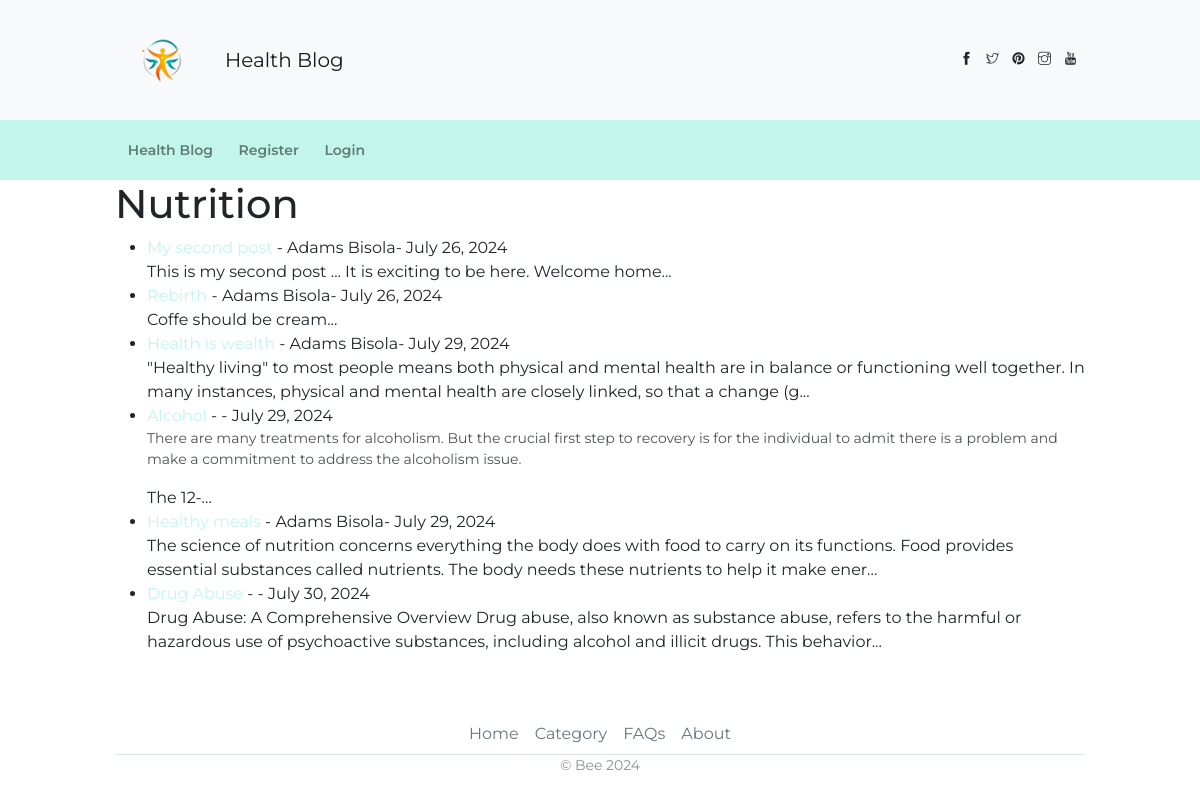
The page /category/Nutrition/ on the database its author committed.
### blog/models.py (models this page shows, shortened)
class Post(models.Model):
    title = models.CharField(max_length=100)
    title_tag = models.CharField(max_length=100)
    author = models.ForeignKey(User, on_delete=models.CASCADE)
    body = models.TextField()
    date_created = models.DateField(auto_now_add=True)
    category = models.CharField(max_length=100, default= 'Nutrition')
    likes = models.ManyToManyField(User, related_name='blog_posts')

### blog/views.py (the view)
# urls.py: path('category/<str:cats>/', CategoryView, name='category'),
def CategoryView(request, cats):
    category_posts = Post.objects.filter(category=cats)
    return render(request, 'blog/categories.html', {'cats': cats.title(), 'category_posts': category_posts })

### templates/blog/categories.html (shortened to what this page needs)
{% extends 'base.html' %}
{% block content %}
<div class="container">
    <div class="page-container">
        <div class="page-content">
{% if category_posts %}
    <h1>{{ cats }}</h1>
    <ul>
        {% for post  in category_posts %}
            <li><a href="{% url 'article-detail' post.pk %}">
            {{post.title }}</a>
            - {{ post.author.first_name }}
            {{post.author.last_name }}-
            {{ post.date_created }} <br/>
            {{ post.body|slice:":200"|safe }}...</li>
        {% endfor %}
        </ul>
{% else %}
Sorry this page doesn't exist!
{% endif %}
{% endblock %}

### rows shown on the page
Post: title "My second post", author.first_name "Adams", author.last_name "Bisola", date_created "July 26, 2024", body "This is my second post ... It is exciting to be here. Welcome home"
Post: title "Rebirth", author.first_name "Adams", author.last_name "Bisola", date_created "July 26, 2024", body "Coffe should be cream"
Post: title "Health is wealth", author.first_name "Adams", author.last_name "Bisola", date_created "July 29, 2024", body "\"Healthy living\" to most people means both physical and mental health are in balance or functioning well together. In many instances, physical and mental health are closely linked, so that a change (g"
Post: title "Alcohol", date_created "July 29, 2024", body "There are many treatments for alcoholism. But the crucial first step to recovery is for the individual to admit there is a problem and make a commitment to address the alcoholism issue. The 12-"
Post: title "Healthy meals", author.first_name "Adams", author.last_name "Bisola", date_created "July 29, 2024", body "The science of nutrition concerns everything the body does with food to carry on its functions. Food provides essential substances called nutrients. The body needs these nutrients to help it make ener"
Post: title "Drug Abuse", date_created "July 30, 2024", body "Drug Abuse: A Comprehensive Overview Drug abuse, also known as substance abuse, refers to the harmful or hazardous use of psychoactive substances, including alcohol and illicit drugs. This behavior"

### other values the page prints
{{ cats }} "Nutrition"
